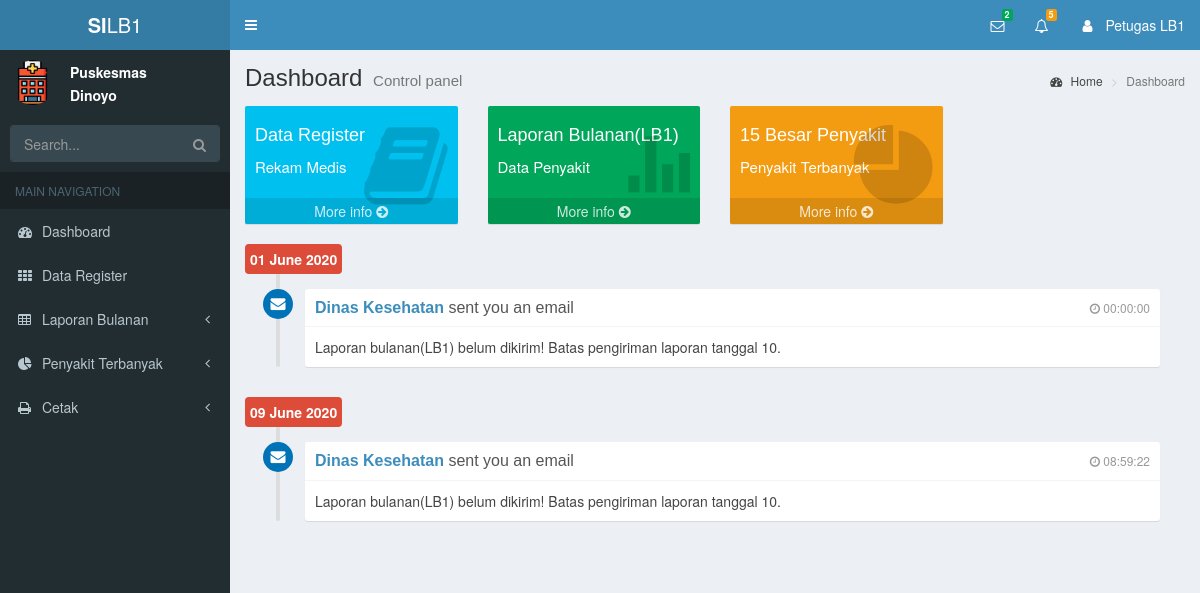
Screenshot of /index.php/laporan_bulanan/pesanLB with the database file from the repository.
### tables this page shows
CREATE TABLE `detail_laporan` (
  `id_laporan` int(10) NOT NULL,
  `id_jp` int(10) NOT NULL,
  `jenis_laporan` varchar(100) NOT NULL,
  `nama_puskesmas` varchar(100) NOT NULL,
  `status` int(10) NOT NULL,
  `tanggal` date NOT NULL,
  `datalb1` text NOT NULL,
  `ket` text NOT NULL,
  `pesan` int(10) NOT NULL,
  `waktu` time NOT NULL
);

### application/controllers/Laporan_bulanan.php (called while the page is built, shortened)
<?php
class Laporan_bulanan extends CI_Controller{
    function __construct(){
      $this->load->helper('url');
      $this->load->model('RekamMedis_model');
      $this->load->model('DataLB1_model');
      $this->load->helper(array('form', 'url'));
    }
    public function header()
    {
      $pesan = $this->DataLB1_model->pesan();
      $data['pesan'] = count($pesan);
      $data['data_pesan'] = $pesan;
      $result = $this->DataLB1_model->notif();
      $data['notif'] = count($result);
      $data['data_notif'] = $result;
      $this->load->view('header/lb_header', $data);
    }
    public function pesanLB()
    {
      $this->header();
      $this->load->view('laporan_bulanan/dashboard_lb1');
      $this->load->view('footer/lb_footer');
    }
}

### index.php (called while the page is built, shortened)
<?php
require_once BASEPATH.'core/CodeIgniter.php';

### application/models/DataLB1_model.php (called while the page is built, shortened)
<?php
class DataLB1_model extends CI_Model{
  public function notif()
  {
    $this->db->where("(status=1 OR status=11 OR status=3 OR status=4)", NULL, FALSE);
    $result = $this->db->get('detail_laporan')->result_array();
    return $result;
  }
  public function pesan()
  {
    $this->db->where('pesan', 5);
    $result = $this->db->get('detail_laporan')->result_array();
    return $result;
  }
}

### application/views/laporan_bulanan/dashboard_lb1.php (the view)
<div class="content-wrapper">
  <section class="content-header">
    <h1>
      Dashboard
      <small>Control panel</small>
    </h1>
    <ol class="breadcrumb">
      <li><a href="#"><i class="fa fa-dashboard"></i> Home</a></li>
      <li class="active">Dashboard</li>
    </ol>
  </section>
  <section class="content">
    <div class="row">
      <div class="col-lg-3 col-xs-6">
        <div class="small-box bg-aqua">
          <div class="inner">
            <h4>Data Register</h4>
            <p>Rekam Medis</p>
          </div>
          <div class="icon">
            <i class="fa fa-book"></i>
          </div>
          <a href="<?=site_url('laporan_bulanan/dataRegisterLB')?>" class="small-box-footer">More info <i class="fa fa-arrow-circle-right"></i></a>
        </div>
      </div>
      <div class="col-lg-3 col-xs-6">
        <div class="small-box bg-green">
          <div class="inner">
            <h4>Laporan Bulanan(LB1)</h4>
            <p>Data Penyakit</p>
          </div>
          <div class="icon">
            <i class="ion ion-stats-bars"></i>
          </div>
          <a href="<?=site_url('laporan_bulanan/dataLB1')?>" class="small-box-footer">More info <i class="fa fa-arrow-circle-right"></i></a>
        </div>
      </div>
      <div class="col-lg-3 col-xs-6">
        <div class="small-box bg-yellow">
          <div class="inner">
            <h4>15 Besar Penyakit</h4>
            <p>Penyakit Terbanyak</p>
          </div>
          <div class="icon">
            <i class="ion ion-pie-graph"></i>
          </div>
          <a href="<?=site_url('data_penyakit/getJum_Penyakit')?>" class="small-box-footer">More info <i class="fa fa-arrow-circle-right"></i></a>
        </div>
      </div>
  <section class="content">
    <?php $unique = ""; ?>
    <?php foreach ($data_pesan as $dp) { ?>
    <div class="row">
      <div class="col-md-12">
        <ul class="timeline">
          <li class="time-label">
          <?php
          $date = $dp['tanggal'];
          if ($unique == null) {
              $unique = $date;
              echo '<span class="bg-red">' .
                  date('d F Y', strtotime($unique)) .
                  '</span>';
          } else {
              if ($unique != $date) {
                  if ($unique != null) {
                      $unique = $date;
                      echo '<span class="bg-red">' .
                          date('d F Y', strtotime($unique)) .
                          '</span>';
                  }
              }
          }
          ?>
          </li>
          <li>
            <i class="fa fa-envelope bg-blue"></i>
            <div class="timeline-item">
              <span class="time"><i class="fa fa-clock-o"></i> <?php echo $dp['waktu']; ?></span>
              <h3 class="timeline-header"><a href="#">Dinas Kesehatan</a> sent you an email</h3>
              <div class="timeline-body">
                <?php if ($dp['id_jp'] == 1) { ?>
                  Laporan bulanan(LB1) belum dikirim! Batas pengiriman laporan tanggal 10.
                <?php }elseif ($dp['id_jp'] == 2) { ?>
                  Laporan bulanan(LB1) belum dikirim! Batas pengiriman laporan tanggal 10.
                <?php }elseif ($dp['id_jp'] == 3) { ?>
                  Laporan bulanan(LB1) belum dikirim! Batas pengiriman laporan tanggal 10.
                <?php }elseif ($dp['id_jp'] == 4) { ?>
                  Laporan bulanan(LB1) belum dikirim! Batas pengiriman laporan tanggal 10.
                <?php } ?>
              </div>
            </div>
          </li>
      </div>
    </div>
    <?php } ?>
    </section>
    </div>
  </section>
</div>

### rows the page displays
detail_laporan: tanggal "01 June 2020", waktu "00:00:00", shows "Laporan bulanan(LB1) belum dikirim! Batas pengiriman laporan tanggal 10."
detail_laporan: tanggal "09 June 2020", waktu "08:59:22", shows "Laporan bulanan(LB1) belum dikirim! Batas pengiriman laporan tanggal 10."

### other values shown
$pesan "2"
$notif "5"
